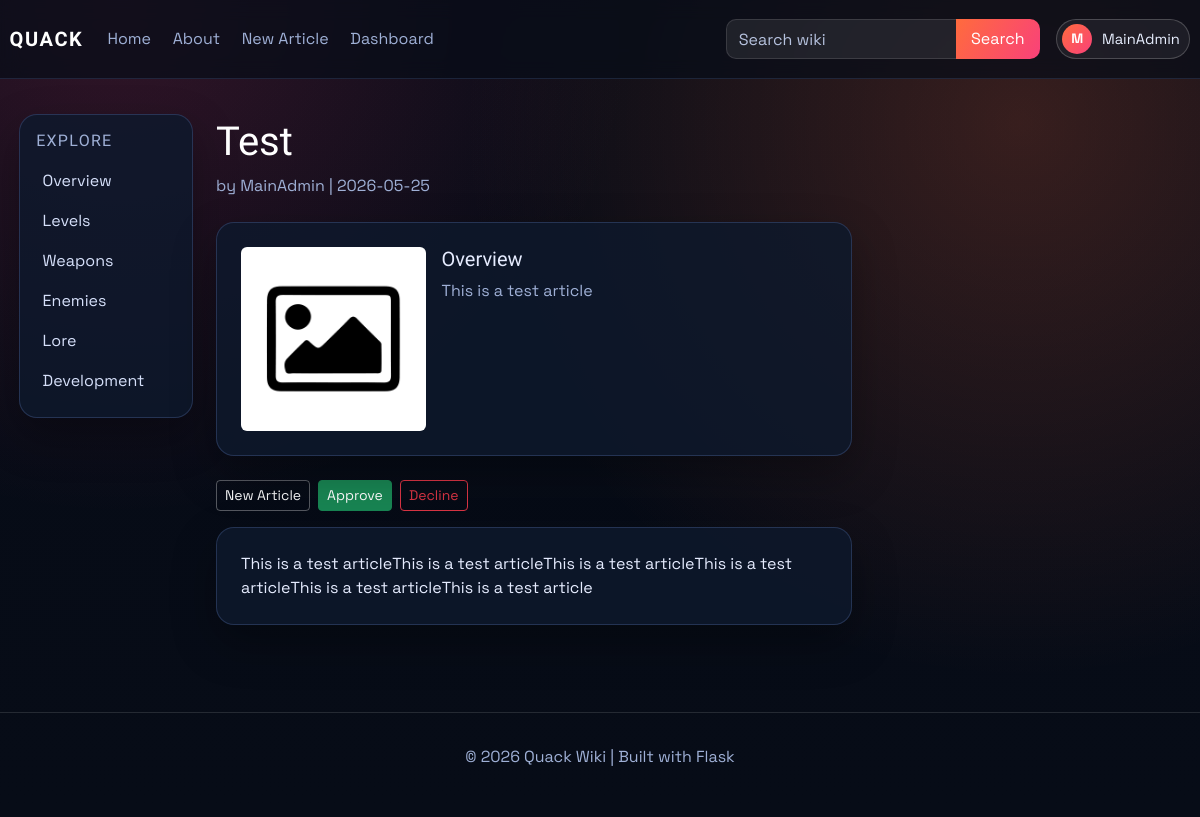
/article/Test (signed in), run on the app's committed database.
### models.py (models this page shows, shortened)
class User(db.Model, UserMixin):
    id = db.Column(db.Integer, primary_key=True)
    username = db.Column(db.String(120), unique=True, nullable=False)
    email = db.Column(db.String(120), unique=True, nullable=False)
    password_hash = db.Column(db.String(128), nullable=False)
    created_at = db.Column(db.DateTime, default=datetime.utcnow)
    role = db.Column(db.String(30), default='user')
    is_archived = db.Column(db.Boolean, default=False, nullable=False)
    archived_at = db.Column(db.DateTime, nullable=True)

class Article(db.Model):
    id = db.Column(db.Integer, primary_key=True)
    title = db.Column(db.String(120), unique=True, nullable=False)
    author = db.Column(db.String(120), nullable=False)
    created_at = db.Column(db.DateTime, default=datetime.utcnow)
    image_url = db.Column(db.String(120), default='default.png')
    summary = db.Column(db.Text)
    content = db.Column(db.Text, nullable=False)
    tags = db.Column(db.JSON, default=list)
    status = db.Column(db.String(20), default='pending', nullable=False)
    approved_by = db.Column(db.String(120), nullable=True)
    approved_at = db.Column(db.DateTime, nullable=True)
    is_archived = db.Column(db.Boolean, default=False, nullable=False)
    archived_at = db.Column(db.DateTime, nullable=True)

### main.py (the view)
@app.route('/article/<article_title>')
def article(article_title):
    article_obj = Article.query.filter_by(title=article_title, is_archived=False).first_or_404()
    return render_template('article.html', article=article_obj, random_article=None)

### main.py (called while the page is built)
@login_manager.user_loader
def load_user(user_id):
    return User.query.get(int(user_id))

### templates/article.html (shortened to what this page needs)
{% extends "_base.html" %}
{% block content %}
<div class="container-fluid px-0">
    <header class="mb-4">
        <h1 class="article-title">{{ article.title or "Untitled" }}</h1>
        <p class="article-meta">by {{ article.author or "Unknown" }} | {{ article.created_at.strftime('%Y-%m-%d') if article.created_at else "Unknown date" }}</p>
    </header>
    <div class="row g-4">
        <div class="col-xl-8">
            <section class="card p-4 mb-4">
                <div class="row g-3 align-items-start">
                    <div class="col-md-4">
                        {% if article.image_url %}
                        <img src="{{ article.image_url }}" class="img-fluid rounded" alt="{{ article.title }} image">
                        {% else %}
                        <div class="image-placeholder">No image</div>
                        {% endif %}
                    </div>
                    <div class="col-md-8">
                        <h5>Overview</h5>
                        <p>{{ article.summary or "No summary available." }}</p>
                    </div>
                </div>
            </section>
            <div class="d-flex gap-2 mb-3 flex-wrap">
                <a href="{{ url_for('create_article') }}" class="btn btn-outline-light btn-sm">New Article</a>
                {% if current_user.is_authenticated and current_user.role in ['admin'] %}
                <form method="POST" action="{{ url_for('approve', article_id=article.id) }}">
                    <button class="btn btn-success btn-sm">Approve</button>
                </form>
                <form method="POST" action="{{ url_for('decline', article_id=article.id) }}">
                    <button class="btn btn-outline-danger btn-sm">Decline</button>
                </form>
                {% endif %}
            </div>
            <section class="card p-4 mb-4">
                <div class="article-content">
                    {{ article.content | safe }}
                </div>
            </section>
        </div>
        <aside class="col-xl-4">
        </aside>
    </div>
</div>
{% endblock %}

### templates/partials/navbar.html (shortened to what this page needs)
﻿<nav class="navbar navbar-expand-lg main-nav">
    <div class="container-fluid nav-wrap">
        <a class="navbar-brand brand-mark" href="{{ url_for('index') }}">QUACK</a>
        <div class="collapse navbar-collapse" id="navbarNav">
            <ul class="navbar-nav me-auto nav-links">
                <li class="nav-item"><a class="nav-link" href="{{ url_for('index') }}">Home</a></li>
                <li class="nav-item"><a class="nav-link" href="{{ url_for('index') }}">About</a></li>
                <li class="nav-item"><a class="nav-link" href="{{ url_for('create_article') }}">New Article</a></li>
                {% if current_user.is_authenticated and current_user.role == "admin" %}
                <li class="nav-item"><a class="nav-link" href="{{ url_for('dashboard_users') }}">Dashboard</a></li>
                {% endif %}
            </ul>
            <ul class="navbar-nav ms-auto align-items-lg-center nav-tools">
                <li class="nav-item nav-search-wrap">
                    <form class="nav-search" method="GET" action="{{ url_for('index') }}">
                        <input class="form-control" type="search" name="q" placeholder="Search wiki">
                        <button class="btn btn-brand" type="submit">Search</button>
                    </form>
                </li>
                {% if current_user.is_authenticated %}
                <li class="nav-item dropdown ms-lg-3">
                    <a class="profile-trigger" href="#" role="button" data-bs-toggle="dropdown" aria-expanded="false">
                        <span class="profile-avatar">{{ current_user.username[0]|upper }}</span>
                        <span class="profile-name">{{ current_user.username }}</span>
                    </a>
                </li>
                {% else %}
                <li class="nav-item ms-lg-3">
                    <a class="btn btn-outline-light nav-login-btn" href="{{ url_for('login') }}">Login</a>
                </li>
                {% endif %}
            </ul>
        </div>
    </div>
</nav>

### static/css/style.css (style rules this page uses)
:root { --bg: #070c17; --bg-soft: #101a2d; --panel: rgba(14, 25, 44, 0.82); --panel-border: rgba(130, 170, 255, 0.2); --text: #e6ecff; --text-dim: #9fb0d6; --brand: #ff6b3d; --brand-2: #f9417a; --ok: #2ccf9f; --radius: 18px; --shadow: 0 18px 45px rgba(0, 0, 0, 0.3); }
* { box-sizing: border-box; }
body { margin: 0; color: var(--text); font-family: "Space Grotesk", sans-serif; background: radial-gradient(circle at 10% 0%, rgba(249, 65, 122, 0.18), transparent 38%), radial-gradient(circle at 85% 15%, rgba(255, 107, 61, 0.2), transparent 45%), linear-gradient(180deg, #060b16, var(--bg)); min-height: 100vh; }
h1, h2, h3, h4, h5, h6, .navbar-brand { font-family: "Sora", sans-serif; }
a { text-decoration: none; color: inherit; }
.main-nav { position: fixed; top: 0; left: 0; right: 0; width: 100%; margin-top: 0; z-index: 40; backdrop-filter: blur(10px); background: rgba(8, 13, 24, 0.72); border-top: 0; border-bottom: 1px solid rgba(130, 170, 255, 0.15); }
.nav-wrap { padding: 0.7rem 0.6rem; }
.brand-mark { font-weight: 700; letter-spacing: 0.08em; color: #fff; }
.nav-links .nav-link { color: var(--text-dim); margin-right: 0.35rem; transition: color 0.2s ease; }
.nav-search { display: flex; align-items: stretch; gap: 0; }
.nav-search .form-control { background: rgba(255, 255, 255, 0.08); border: 1px solid rgba(255, 255, 255, 0.12); border-right: 0; border-radius: 10px 0 0 10px; color: #fff; min-width: 230px; height: 40px; }
.nav-search .form-control::placeholder { color: #b6c2de; }
.nav-search .btn { height: 40px; border-radius: 0 10px 10px 0; padding-inline: 0.95rem; }
.profile-trigger { height: 40px; display: inline-flex; align-items: center; gap: 0.6rem; padding: 0 0.6rem 0 0.35rem; border: 1px solid rgba(255, 255, 255, 0.2); border-radius: 999px; background: rgba(255, 255, 255, 0.06); color: #e8efff; transition: background-color 0.2s ease, border-color 0.2s ease; }
.profile-avatar { width: 30px; height: 30px; border-radius: 50%; display: inline-grid; place-items: center; font-weight: 700; font-size: 0.85rem; color: #fff; background: linear-gradient(135deg, var(--brand), var(--brand-2)); }
.profile-name { max-width: 130px; overflow: hidden; text-overflow: ellipsis; white-space: nowrap; font-size: 0.92rem; }
.card { border-radius: var(--radius); border: 1px solid var(--panel-border); background: var(--panel); color: var(--text); box-shadow: var(--shadow); }
.info-card h5, .article-title { color: #fff; }
.info-card p, .article-meta, .card p, .text-muted { color: var(--text-dim) !important; }
.btn-brand, .btn-primary { border: none; color: #fff; background: linear-gradient(120deg, var(--brand), var(--brand-2)); }
.btn-outline-light { border-color: rgba(255, 255, 255, 0.32); }

### data on the page
User: username "M", username "MainAdmin"
Article: title "Test", author "MainAdmin", created_at "2026-05-25", image_url (placeholder picture), summary "This is a test article", content "This is a test articleThis is a test articleThis is a test articleThis is a test articleThis is a test articleThis is a test article"
